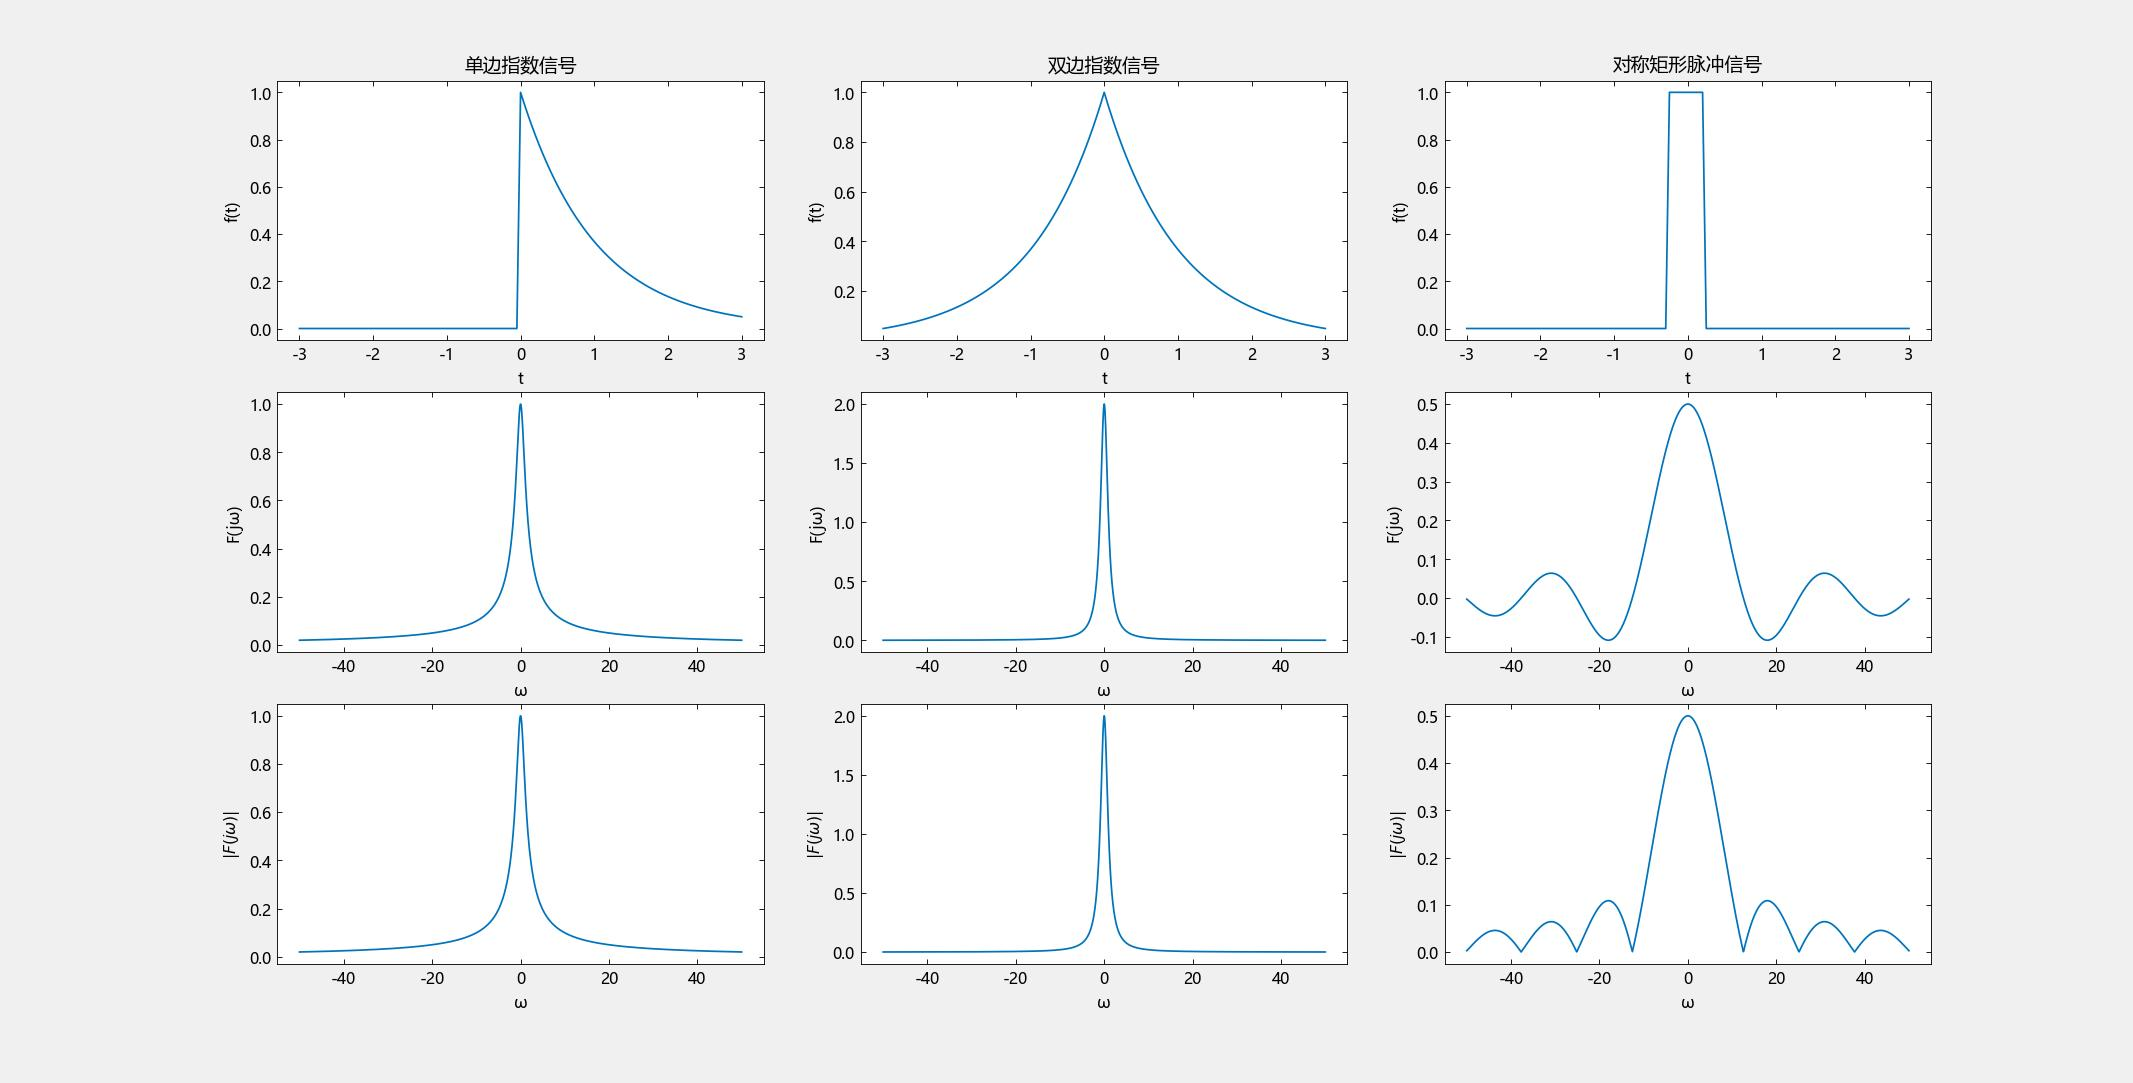

Source code (Julia):
using TyPlot

global T = 2
global E = 1
global τ = 0.5
global α = 1

# 定义单边指数信号
function single_sided_exp(t)
    return exp.(-α .* t) .* (t .>= 0)
end

# 定义双边指数信号
function double_sided_exp(t)
    return exp.(-α .* abs.(t))
end

# 定义对称矩形脉冲信号
function symmetric_rectangular_pulse(t)
    return E * ((t .>= -τ/2) .& (t .< τ/2))
end

function sinc(t)
    if t == 0
        return 1
    else
        return sin(t)/t
    end
end

# 单边指数信号
function F1(ω)
    return 1 / (α^2 + ω^2)^0.5
end

# 双边指数信号
function F2(ω)
    return 2 * α / (α^2 + ω^2)
end

# 对称矩形脉冲信号
function F3(ω)
    return E * τ * sinc(ω*τ/2)
end

t = -3 : 0.05 : 3
ω = -50 : 0.05 : 50

single = single_sided_exp.(t)
double = double_sided_exp.(t)
symmetric = symmetric_rectangular_pulse.(t)

single1 = F1.(ω)
double1 = F2.(ω)
symmetric1 = F3.(ω) 

subplot(3,3,1)
TyPlot.plot(t, single)
xlabel("t")
ylabel("f(t)")
title("单边指数信号")

subplot(3,3,2)
TyPlot.plot(t, double)
xlabel("t")
ylabel("f(t)")
title("双边指数信号")

subplot(3,3,3)
TyPlot.plot(t, symmetric)
xlabel("t")
ylabel("f(t)")
title("对称矩形脉冲信号")

subplot(3,3,4)
TyPlot.plot(ω, single1)
xlabel("ω")
ylabel("F(jω)")


subplot(3,3,5)
TyPlot.plot(ω, double1)
xlabel("ω")
ylabel("F(jω)")


subplot(3,3,6)
TyPlot.plot(ω, symmetric1)
xlabel("ω")
ylabel("F(jω)")

subplot(3,3,7)
TyPlot.plot(ω, abs.(single1))
xlabel("ω")
ylabel(raw"$\|F(jω)\|$")
subplot(3,3,8)
TyPlot.plot(ω, abs.(double1))
xlabel("ω")
ylabel(raw"$\|F(jω)\|$")
subplot(3,3,9)
TyPlot.plot(ω, abs.(symmetric1))
xlabel("ω")
ylabel(raw"$\|F(jω)\|$")
